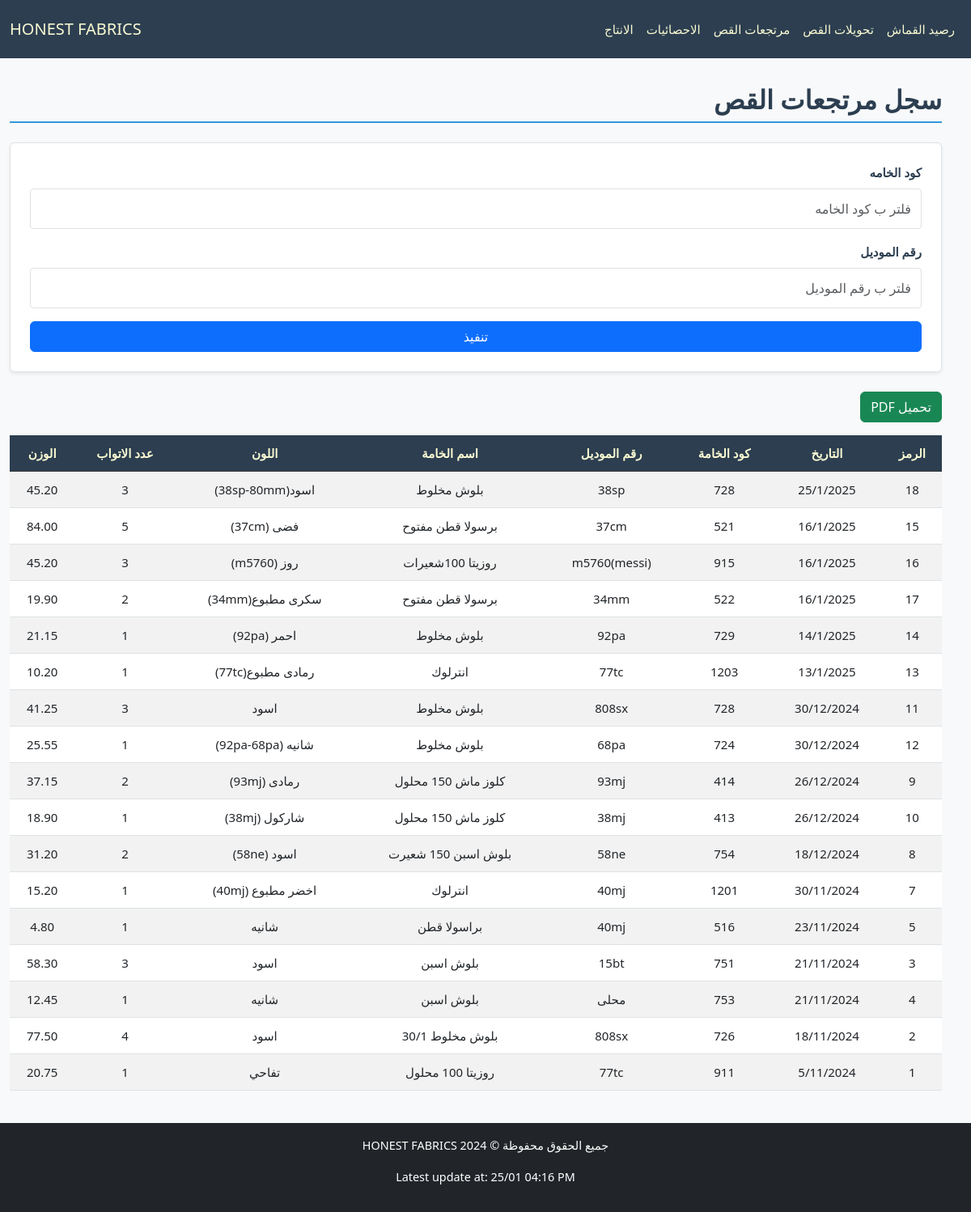
/cloth/ReturnTransfer/, run on an earlier commit of the app's database.
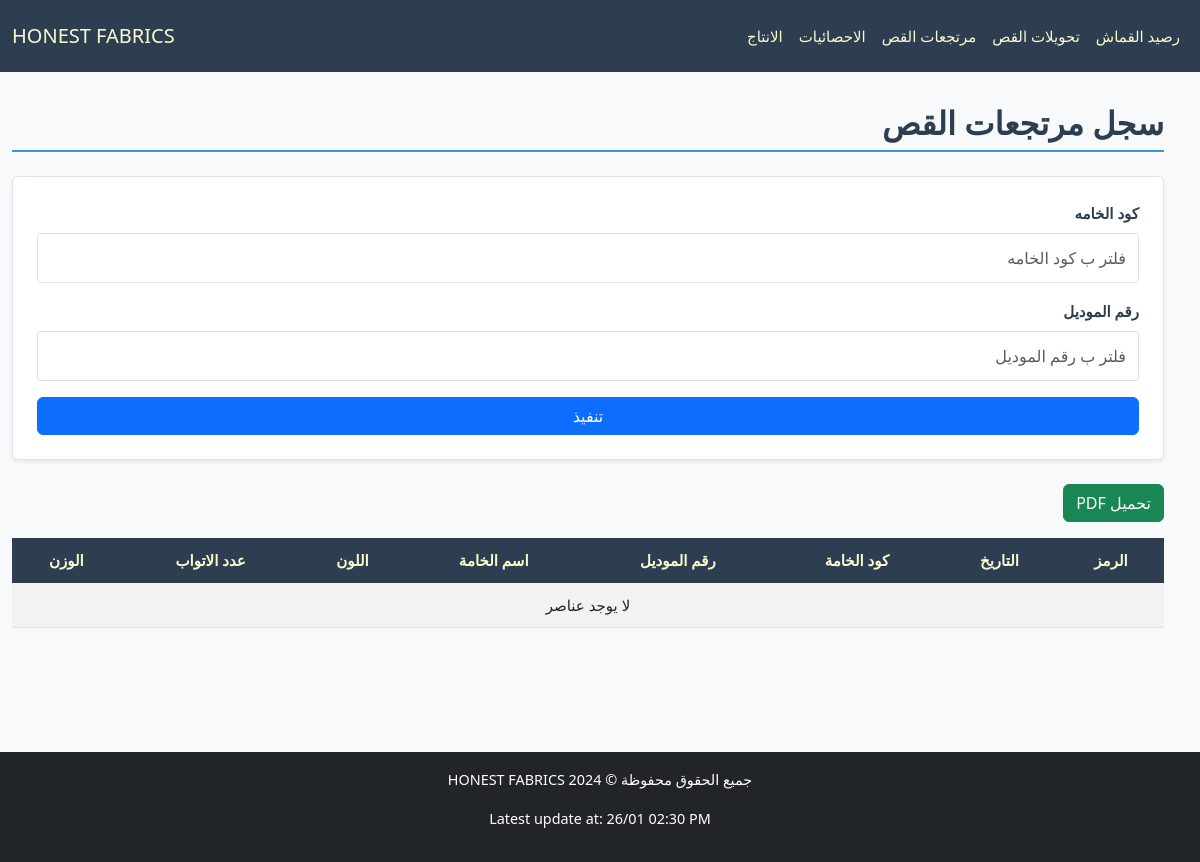
And on a later commit of the database.
### cloth/models.py (models this page shows, shortened)
class Base(models.Model):
    id = models.IntegerField(primary_key=True, verbose_name="الرمز")
    fabric_code = models.CharField(max_length=100, verbose_name="كود الخامه", db_index=True, null=True, blank=True)
    fabric_name = models.CharField(max_length=200, verbose_name="اسم الخامه", null=True, blank=True)
    color = models.CharField(max_length=100, verbose_name="اللون", null=True, blank=True)
    roll = models.PositiveIntegerField(verbose_name="عدد الاتواب", null=True, blank=True)
    weight = models.DecimalField(max_digits=10, decimal_places=2, verbose_name="الوزن", null=True, blank=True)
    date = models.CharField(max_length=100,verbose_name="التاريخ", null=True, blank=True)
    class Meta:
        abstract = True

class ReturnTransfer(Base):
    model_number = models.CharField(max_length=100, verbose_name="رقم الموديل", null=True, blank=True)

### cloth/views.py (the view)
# urls.py: path('ReturnTransfer/', ReturnTransferView.as_view(), name='return_transfer_view'),
class ReturnTransferView(FilterableListView):
    template_name = "cloth/return.html"
    model = ReturnTransfer
    filter_fields = ['fabric_code', 'model_number']
    columns = ["الرمز","التاريخ","كود الخامة","رقم الموديل","اسم الخامة","اللون","عدد الاتواب","الوزن"]

### cloth/views.py (called while the page is built)
    def parse_date(self, date_str):
        try:
            normalized_date = date_str.replace("\\", "/")
            return datetime.strptime(normalized_date, "%d/%m/%Y")
        except (ValueError, AttributeError):
            return datetime.min

    def get_queryset(self):
        queryset = super().get_queryset()
        filters = Q()
        ordering = self.request.GET.get('order', 'desc')
        for field in self.filter_fields:
            filter_value = self.request.GET.get(field)
            if filter_value:
                filters &= Q(**{f"{field}__icontains": filter_value})
        filtered_queryset = queryset.filter(filters)
        models = list(filtered_queryset)
        models.sort(
            key=lambda x: self.parse_date(x.date) if x.date else datetime.min,
            reverse=(ordering == 'desc')
        )
        return models

### cloth/templates/cloth/return.html (shortened to what this page needs)
{% extends "cloth/layout.html" %}
{% block home_page %}
<a class="navbar-brand" href="{% url 'fabric_view' %}">HONEST FABRICS</a>
{% endblock %}
{% block navbar_links_small %}
{% include "cloth/nav_links.html" %}
{% endblock %}
{% block body %}
    <h2 class="section-title pt-4">سجل مرتجعات القص</h2>
    <form method="get" class="filter-form mb-4 p-4 rounded shadow-sm">
        {% for filter_field in filter_fields %}
        <div class="form-group mb-3">
            <label for="filter_{{ forloop.counter }}" class="form-label">{{ filter_field.verbose_name }}</label>
            <input type="text" id="filter_{{ forloop.counter }}" name="{{ filter_field.field_name }}"
                   placeholder="فلتر ب {{ filter_field.verbose_name }}"
                   class="form-control"
                   value="{{ filter_field.value }}">
        </div>
        {% endfor %}
        <button type="submit" class="btn btn-primary w-100">تنفيذ</button>
    </form>
    <button onclick="generatePDF()" class="btn btn-success mb-3">تحميل PDF</button>
    <div style="overflow-y: auto; max-height: 70vh; position: relative;" class="table-responsive mb-4">
        <table id="data-table"  class="table table-striped">
            <thead class="table-dark">
                <tr>
                    <th style="position: sticky; top: 0;" >الرمز</th>
                    <th style="position: sticky; top: 0;" >التاريخ</th>
                    <th style="position: sticky; top: 0;" >كود الخامة</th>
                    <th style="position: sticky; top: 0;" >رقم الموديل</th>
                    <th style="position: sticky; top: 0;" >اسم الخامة</th>
                    <th style="position: sticky; top: 0;" >اللون</th>
                    <th style="position: sticky; top: 0;" >عدد الاتواب</th>
                    <th style="position: sticky; top: 0;" >الوزن</th>
                </tr>
            </thead>
            <tbody>
                {% for model in models %}
                <tr>
                    <td>{{ model.id }}</td>
                    <td>{{ model.date }}</td>
                    <td>{{ model.fabric_code }}</td>
                    <td>{{ model.model_number }}</td>
                    <td>{{ model.fabric_name }}</td>
                    <td>{{ model.color }}</td>
                    <td>{{ model.roll }}</td>
                    <td>{{ model.weight }}</td>
                </tr>
                {% empty %}
                <tr>
                    <td colspan="8" class="text-center">لا يوجد عناصر</td>
                </tr>
                {% endfor %}
            </tbody>
        </table>
    </div>
{% endblock body %}

What changed in the data, as far as the page shows it:
removed ReturnTransfer: id "18", date "25/1/2025", fabric_code "728", model_number "38sp", fabric_name "بلوش مخلوط", color "اسود(38sp-80mm)", roll "3", weight "45.20"
removed ReturnTransfer: id "15", date "16/1/2025", fabric_code "521", model_number "37cm", fabric_name "برسولا قطن مفتوح", color "فضى (37cm)", roll "5", weight "84.00"
removed ReturnTransfer: id "16", date "16/1/2025", fabric_code "915", model_number "m5760(messi)", fabric_name "روزيتا 100شعيرات", color "روز (m5760)", roll "3", weight "45.20"
removed ReturnTransfer: id "17", date "16/1/2025", fabric_code "522", model_number "34mm", fabric_name "برسولا قطن مفتوح", color "سكرى مطبوع(34mm)", roll "2", weight "19.90"
removed ReturnTransfer: id "14", date "14/1/2025", fabric_code "729", model_number "92pa", fabric_name "بلوش مخلوط", color "احمر (92pa)", roll "1", weight "21.15"
removed ReturnTransfer: id "13", date "13/1/2025", fabric_code "1203", model_number "77tc", fabric_name "انترلوك", color "رمادى مطبوع(77tc)", roll "1", weight "10.20"
removed ReturnTransfer: id "11", date "30/12/2024", fabric_code "728", model_number "808sx", fabric_name "بلوش مخلوط", color "اسود", roll "3", weight "41.25"
removed ReturnTransfer: id "12", date "30/12/2024", fabric_code "724", model_number "68pa", fabric_name "بلوش مخلوط", color "شانيه (92pa-68pa)", roll "1", weight "25.55"
removed ReturnTransfer: id "9", date "26/12/2024", fabric_code "414", model_number "93mj", fabric_name "كلوز ماش 150 محلول", color "رمادى (93mj)", roll "2", weight "37.15"
removed ReturnTransfer: id "10", date "26/12/2024", fabric_code "413", model_number "38mj", fabric_name "كلوز ماش 150 محلول", color "شاركول (38mj)", roll "1", weight "18.90"
removed ReturnTransfer: id "8", date "18/12/2024", fabric_code "754", model_number "58ne", fabric_name "بلوش اسبن 150 شعيرت", color "اسود (58ne)", roll "2", weight "31.20"
removed ReturnTransfer: id "7", date "30/11/2024", fabric_code "1201", model_number "40mj", fabric_name "انترلوك", color "اخضر مطبوع (40mj)", roll "1", weight "15.20"
removed ReturnTransfer: id "5", date "23/11/2024", fabric_code "516", model_number "40mj", fabric_name "براسولا قطن", color "شانيه", roll "1", weight "4.80"
removed ReturnTransfer: id "3", date "21/11/2024", fabric_code "751", model_number "15bt", fabric_name "بلوش اسبن", color "اسود", roll "3", weight "58.30"
removed ReturnTransfer: id "4", date "21/11/2024", fabric_code "753", model_number "محلى", fabric_name "بلوش اسبن", color "شانيه", roll "1", weight "12.45"
removed ReturnTransfer: id "2", date "18/11/2024", fabric_code "726", model_number "808sx", fabric_name "بلوش مخلوط 30/1", color "اسود", roll "4", weight "77.50"
removed ReturnTransfer: id "1", date "5/11/2024", fabric_code "911", model_number "77tc", fabric_name "روزيتا 100 محلول", color "تفاحي", roll "1", weight "20.75"
Also different on the page:
{{ update }}: "25/01 04:16 PM" → "26/01 02:30 PM"
text now shown: "لا يوجد عناصر"
